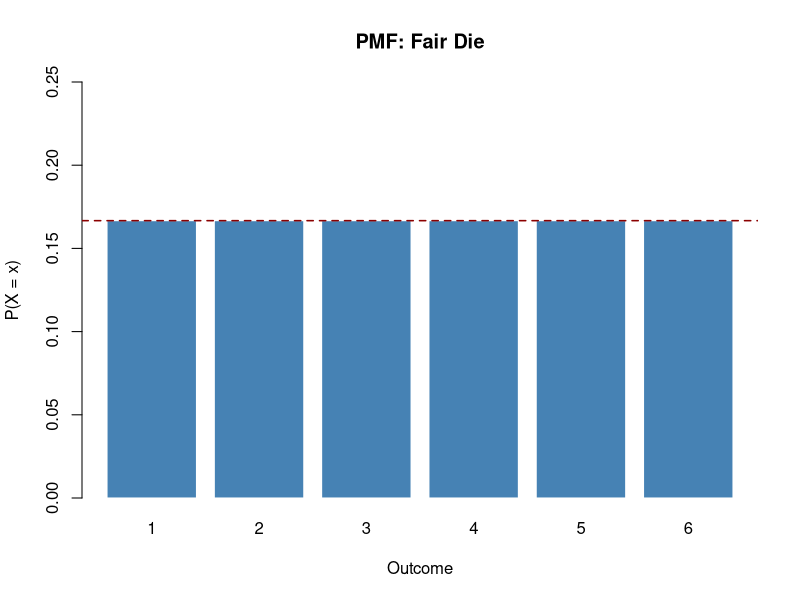
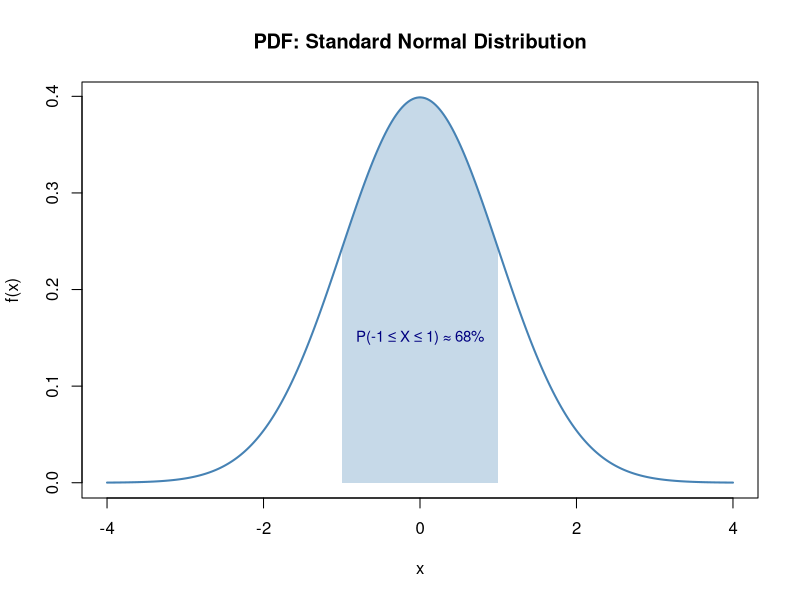
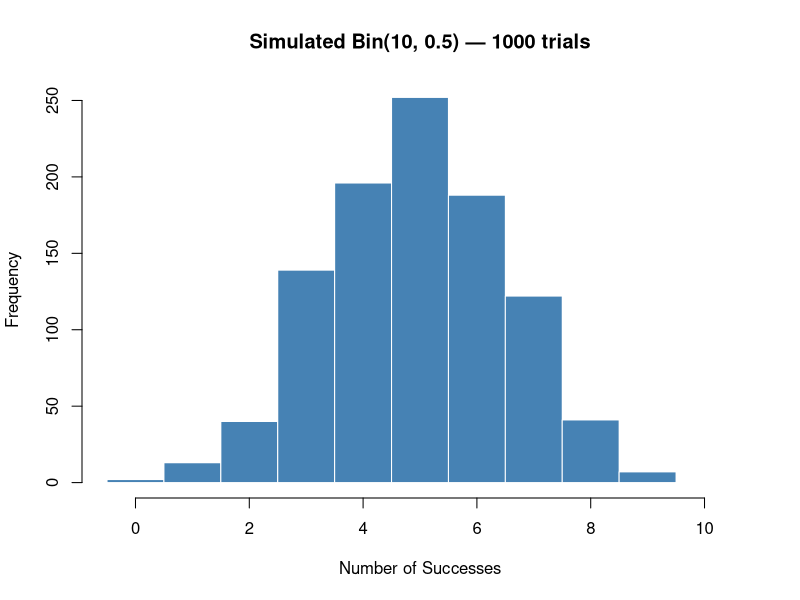
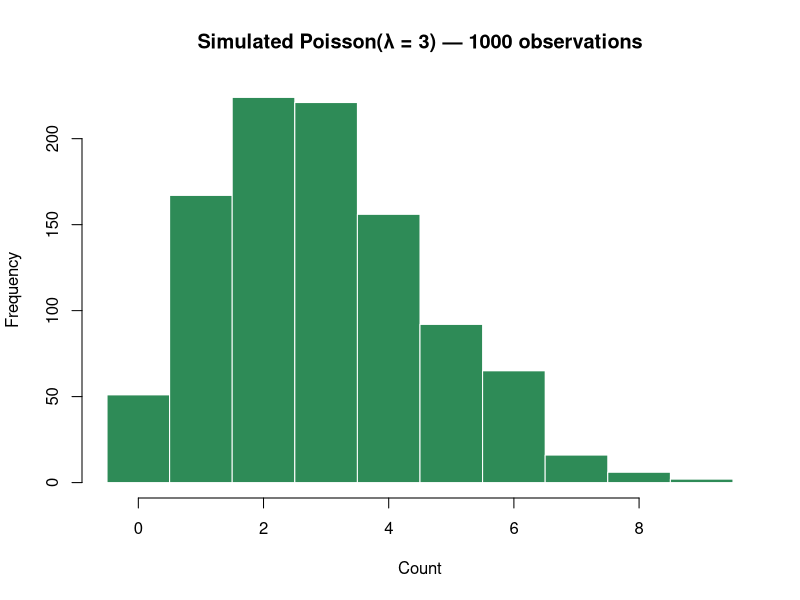
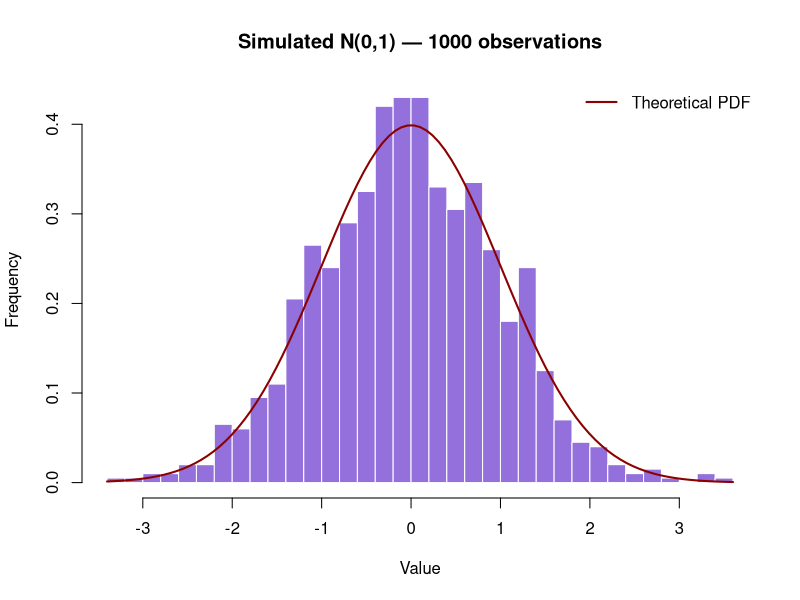
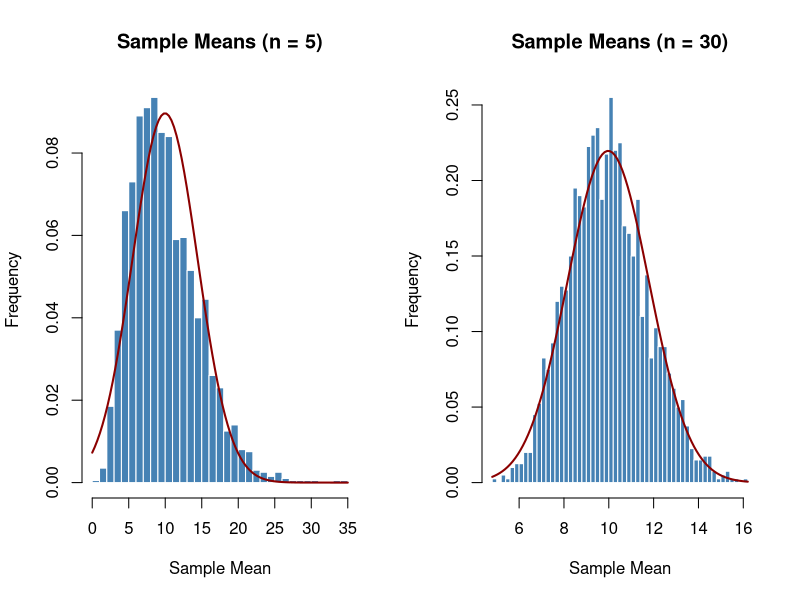

These charts were generated, in order, by the following R code:
## ---- chunk 1
knitr::opts_chunk$set(
  echo    = TRUE,
  warning = FALSE,
  message = FALSE,
  comment = "#>"
)
## ---- chunk 2
# PMF of a fair die
x   <- 1:6
pmf <- rep(1/6, 6)

barplot(pmf,
        names.arg = x,
        col       = "steelblue",
        border    = "white",
        main      = "PMF: Fair Die",
        xlab      = "Outcome",
        ylab      = "P(X = x)",
        ylim      = c(0, 0.25))
abline(h = 1/6, col = "darkred", lty = 2, lwd = 1.5)
## ---- chunk 3
# PDF of a Standard Normal distribution
x_vals <- seq(-4, 4, length.out = 300)
y_vals <- dnorm(x_vals)

plot(x_vals, y_vals,
     type = "l", lwd = 2, col = "steelblue",
     main = "PDF: Standard Normal Distribution",
     xlab = "x", ylab = "f(x)")

# Shade area between -1 and 1
x_shade <- seq(-1, 1, length.out = 200)
polygon(c(-1, x_shade, 1), c(0, dnorm(x_shade), 0),
        col = rgb(0.27, 0.51, 0.71, 0.3), border = NA)
text(0, 0.15, "P(-1 ≤ X ≤ 1) ≈ 68%", cex = 0.9, col = "navy")
## ---- chunk 4
# --- dbinom(): theoretical probability ---
# P(X = 3) where X ~ Bin(10, 0.5)
dbinom(3, size = 10, prob = 0.5)

# P(X <= 3): cumulative probability
pbinom(3, size = 10, prob = 0.5)

# --- rbinom(): simulate binomial data ---
set.seed(42)
sim_binom <- rbinom(1000, size = 10, prob = 0.5)

hist(sim_binom,
     breaks = 0:11 - 0.5,
     col    = "steelblue",
     border = "white",
     main   = "Simulated Bin(10, 0.5) — 1000 trials",
     xlab   = "Number of Successes",
     ylab   = "Frequency")
## ---- chunk 5
# --- dpois(): P(X = k) where X ~ Poisson(lambda = 3) ---
dpois(2, lambda = 3)   # P(X = 2)
dpois(3, lambda = 3)   # P(X = 3) — at the mean, highest probability

# --- rpois(): simulate Poisson data ---
set.seed(42)
sim_pois <- rpois(1000, lambda = 3)

hist(sim_pois,
     breaks = -0.5:(max(sim_pois) + 0.5),
     col    = "seagreen",
     border = "white",
     main   = "Simulated Poisson(λ = 3) — 1000 observations",
     xlab   = "Count",
     ylab   = "Frequency")
## ---- chunk 6
# --- dnorm(): height of the Normal PDF at a point ---
# This is NOT a probability — it's a density value
dnorm(0, mean = 0, sd = 1)   # peak of the standard normal

# --- pnorm(): cumulative probability P(X <= x) ---
pnorm(1.96, mean = 0, sd = 1)   # ≈ 0.975 → 97.5% of data below 1.96

# Verify the 95% rule: P(-1.96 <= X <= 1.96)
pnorm(1.96) - pnorm(-1.96)

# --- rnorm(): random samples from a Normal distribution ---
set.seed(42)
sim_norm <- rnorm(1000, mean = 0, sd = 1)

hist(sim_norm,
     breaks = 30,
     col    = "mediumpurple",
     border = "white",
     main   = "Simulated N(0,1) — 1000 observations",
     xlab   = "Value",
     ylab   = "Frequency",
     freq   = FALSE)
curve(dnorm(x), add = TRUE, col = "darkred", lwd = 2)
legend("topright", legend = "Theoretical PDF",
       col = "darkred", lwd = 2, bty = "n")
## ---- chunk 7
set.seed(123)

# Skewed population: exponential distribution
population   <- rexp(100000, rate = 0.1)

num_samples  <- 2000
sample_sizes <- c(5, 30)     # compare small vs large n

par(mfrow = c(1, 2))

for (n in sample_sizes) {
  sample_means <- replicate(num_samples, mean(sample(population, n, replace = TRUE)))

  hist(sample_means,
       breaks = 40,
       col    = "steelblue",
       border = "white",
       main   = paste0("Sample Means (n = ", n, ")"),
       xlab   = "Sample Mean",
       ylab   = "Frequency",
       freq   = FALSE)

  # Overlay theoretical Normal curve
  curve(dnorm(x,
              mean = mean(population),
              sd   = sd(population) / sqrt(n)),
        add = TRUE, col = "darkred", lwd = 2)
}

par(mfrow = c(1, 1))
